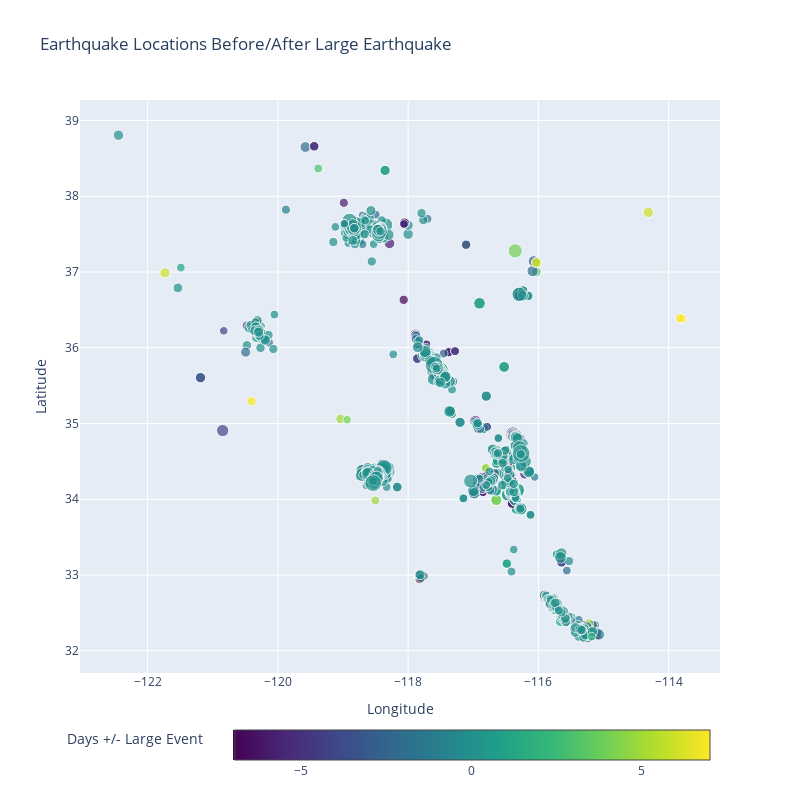

Notebook code cell kept with this figure:
### Code cell
# Initialize an empty DataFrame to store the combined filtered data
filtered_data_df = pd.DataFrame()

# For each of the top 10 "mag" values, extract and combine the data points one week before and after
for index, row in usgs_grouped_max_top10.iterrows():
    current_time = row['time']
    previous_time = current_time - one_week
    next_time = current_time + one_week
    
    filtered_data_before = usgs[(usgs['time'] >= previous_time) & (usgs['time'] < current_time)].copy()
    filtered_data_before['days_until_large_value'] = (current_time - filtered_data_before['time']).dt.days  # Calculate days until the large value
    
    filtered_data_after = usgs[(usgs['time'] <= next_time) & (usgs['time'] >= current_time)].copy()
    filtered_data_after['days_until_large_value'] = (current_time - filtered_data_after['time']).dt.days  # Calculate days until the large value
    
    filtered_data_df = pd.concat([filtered_data_df, filtered_data_before, filtered_data_after])

fig = go.Figure()

fig.add_trace(go.Scatter(
    x=filtered_data_df['longitude'],
    y=filtered_data_df['latitude'],
    mode='markers',
    marker=dict(
        size=filtered_data_df['mag'],
        sizemode='diameter',
        sizeref=0.4,
        color=filtered_data_df['days_until_large_value'],
        colorbar=dict(
            tickfont=dict(
                size=12
            ),
            x=0.5,
            y=-0.2,
            orientation='h',
            len = 1.0,
            title='Days +/- Large Event',
        ),
        showscale=True,
        colorscale = 'Viridis'  
    ),
    text = filtered_data_df['time']
))
fig.update_layout(
    width=800,
    height=800,
)

fig.update_layout(
    title='Earthquake Locations Before/After Large Earthquake',
    xaxis=dict(title='Longitude'),
    yaxis=dict(title='Latitude'),    
    dragmode='pan',
)
# Show the interactive plot
fig.show()

### Figure 1 — Plotly figure (JSON) as saved in the notebook; plotly's stock layout.template omitted (floating-point values rounded to 4 significant figures; data arrays with more than 128 entries replaced by an {"elided": "..."} marker saying what was removed)
{"data": [{"marker": {"color": {"elided": "2420 int values"}, "colorbar": {"len": 1, "orientation": "h", "tickfont": {"size": 12}, "title": {"text": "Days +/- Large Event"}, "x": 0.5, "y": -0.2}, "colorscale": [[0, "#440154"], [0.1111, "#482878"], [0.2222, "#3e4989"], [0.3333, "#31688e"], [0.4444, "#26828e"], [0.5556, "#1f9e89"], [0.6667, "#35b779"], [0.7778, "#6ece58"], [0.8889, "#b5de2b"], [1, "#fde725"]], "showscale": true, "size": {"elided": "2420 float values"}, "sizemode": "diameter", "sizeref": 0.4}, "mode": "markers", "text": {"elided": "2420 str values"}, "type": "scatter", "x": {"elided": "2420 float values"}, "y": {"elided": "2420 float values"}}], "layout": {"dragmode": "pan", "height": 800, "title": {"text": "Earthquake Locations Before/After Large Earthquake"}, "width": 800, "xaxis": {"title": {"text": "Longitude"}}, "yaxis": {"title": {"text": "Latitude"}}}}
